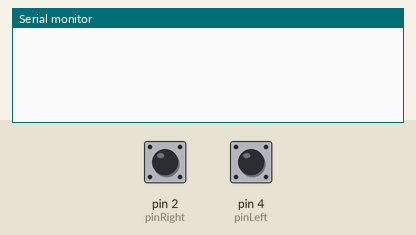
Recording of a sketch running on a simulated Arduino Uno, built with avr-gcc and run on an emulated ATmega328P. Parts: the last lines printed to the serial monitor. The test bench sets the inputs (shaded band); at power-on: pin 2 (pinRight) HIGH, pin 4 (pinLeft) HIGH.

Above: at 1.2 s.
1.3 s: pin 2 (pinRight) pulled LOW for 0.15 s
At 2.3 s:
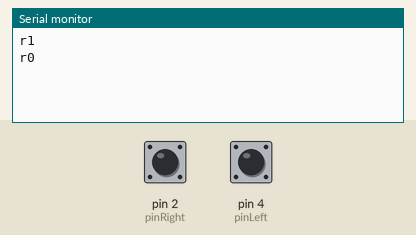
2.9 s: pin 4 (pinLeft) pulled LOW for 0.15 s
At 4.1 s:
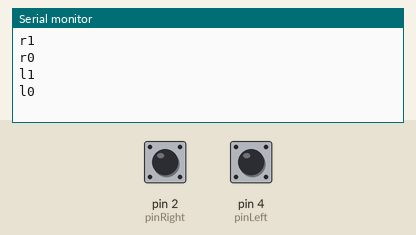

The sketch:

capbutt.ino
```cpp
#include <CapacitiveSensor.h>

#define pinRight     2
#define pinLeft      4
#define pinReceiver  3

CapacitiveSensor   csR = CapacitiveSensor(pinReceiver,pinRight);
CapacitiveSensor   csL = CapacitiveSensor(pinReceiver,pinLeft);

int wait = 10;
int limit = 750;

// Buttons Flags

bool rState = false;
bool rStateLast = false;
bool rFlag = false;

bool lState = false;
bool lStateLast = false;
bool lFlag = false;

void setup()
{
  Serial.begin(9600);
  //Serial.println("Init");
}

void loop()
{

  long bRight =  csR.capacitiveSensor(50);
  //Serial.println(bRight);
  long bLeft =  csL.capacitiveSensor(50);

  // Right Arrow

  if (bRight > limit) {
    rState = true;
  } else {
    rState = false;
  }

  if (rState != rStateLast) {
    Serial.print("r");
    /*
    Serial.print("\t");
    Serial.print(bRight);
    Serial.print("\t");
    */
    Serial.println(rState);
  }
  rStateLast = rState;

  // Left Arrow

  if (bLeft > limit) {
    lState = true;
  } else {
    lState = false;
  }

  if (lState != lStateLast) {
    Serial.print("l");
    Serial.println(lState);
  }
  lStateLast = lState;

  delay(wait);
}
```

Measured:
- after the input at 1.3 s, the serial monitor: prints a new line at once (image 1)
- after the input at 2.9 s, the serial monitor: prints a new line at once (image 2)
